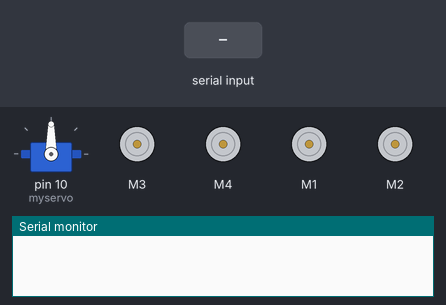
This sketch was run on a simulated Arduino Uno, built with avr-gcc and run on an emulated ATmega328P. Parts: servo, 4 × DC motor (green arrow = forward, orange = backward, longer = faster), the last lines printed to the serial monitor. Inputs (shaded band) come from the test bench.

Above: at 1.2 s.
1.3 s: "F" received over Serial
At 2.5 s:
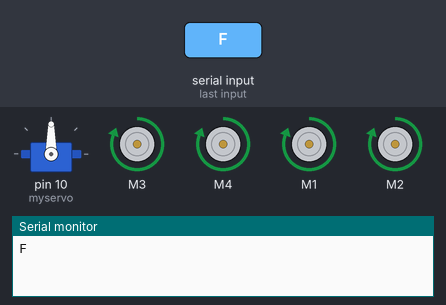
2.8 s: "B" received over Serial
At 3.8 s:
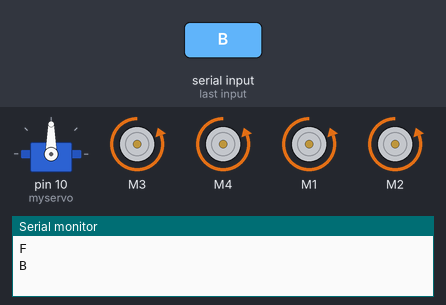
4.3 s: "L" received over Serial
At 5.0 s:
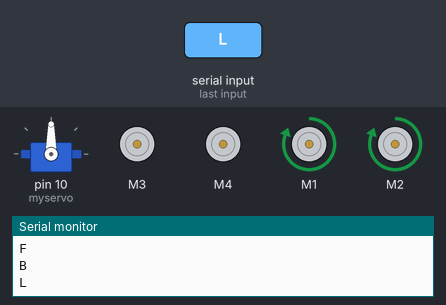
5.8 s: "R" received over Serial
At 6.1 s:
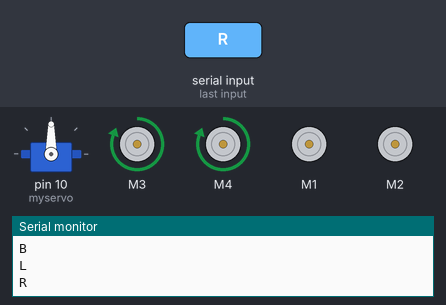
7.3 s: "1" received over Serial
At 8.5 s:
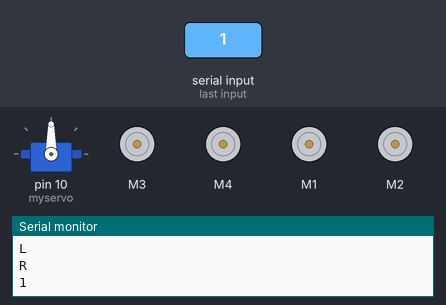
Timing chart, 0 to 9.8 s (numbered marks = the images above; inputs shaded):
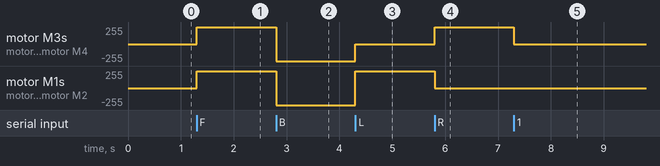

Measured:
- after the input at 1.3 s, motor M3, motor M4, motor M1, motor M2: stopped → forward 255/255 at once
- after the input at 2.8 s, motor M3, motor M4, motor M1, motor M2: forward 255/255 → backward 255/255 at once
- after the input at 4.3 s, motor M3, motor M4: backward 255/255 → stopped at once; motor M1, motor M2: backward 255/255 → forward 255/255 at once
- after the input at 5.8 s, motor M3, motor M4: stopped → forward 255/255 at once; motor M1, motor M2: forward 255/255 → stopped at once
- after the input at 7.3 s, motor M3, motor M4: forward 255/255 → stopped at once

The sketch:

4WDBluetooth.ino
```cpp
#include <AFMotor.h>
#include <Servo.h>
//creates two objects to control the terminal 3 and 4 of motor shield
AF_DCMotor motor1(3);
AF_DCMotor motor2(4);
AF_DCMotor motor3(1);
AF_DCMotor motor4(2);
Servo myservo;
char command;
 void setup() {
     Serial.begin(9600); //Set the baud rate to your Bluetooth module.
     myservo.attach(10);
     myservo.write(90);
}
void loop(){
if(Serial.available() > 0){
 command = Serial.read();
 Stop(); //initialize with motors stoped
 //Change pin mode only if new command is different from previous.
 Serial.println(command);
switch(command){
case 'F':
 forward();
break;
 case 'B':
 back();
 break;
case 'L':
left();
break;
case 'R':
 right();
 break; }
 } }
 void forward() {
  motor1.setSpeed(255);
motor1.run(FORWARD);
motor2.setSpeed(255);
motor2.run(FORWARD);
motor3.setSpeed(255);
motor3.run(FORWARD);
motor4.setSpeed(255);
motor4.run(FORWARD);

}
void back() {
motor1.setSpeed(255);
motor1.run(BACKWARD);
motor2.setSpeed(255);
motor2.run(BACKWARD);
motor3.setSpeed(255);
motor3.run(BACKWARD);
motor4.setSpeed(255);
motor4.run(BACKWARD);

}
void left() {
motor1.setSpeed(0);
motor1.run(RELEASE);
motor2.setSpeed(0);
motor2.run(RELEASE);
motor3.setSpeed(255);
motor3.run(FORWARD);
motor4.setSpeed(255);
motor4.run(FORWARD);
}
void right() {
motor1.setSpeed(255);
motor1.run(FORWARD);
motor2.setSpeed(255);
motor2.run(FORWARD);
motor3.setSpeed(0);
motor3.run(RELEASE);
motor4.setSpeed(0);
motor4.run(RELEASE);
 }
 void Stop() {
 motor1.setSpeed(0);
motor1.run(RELEASE);
motor2.setSpeed(0);
motor2.run(RELEASE);
motor3.setSpeed(0);
motor3.run(RELEASE);
motor4.setSpeed(0);
motor4.run(RELEASE);
 }
```
